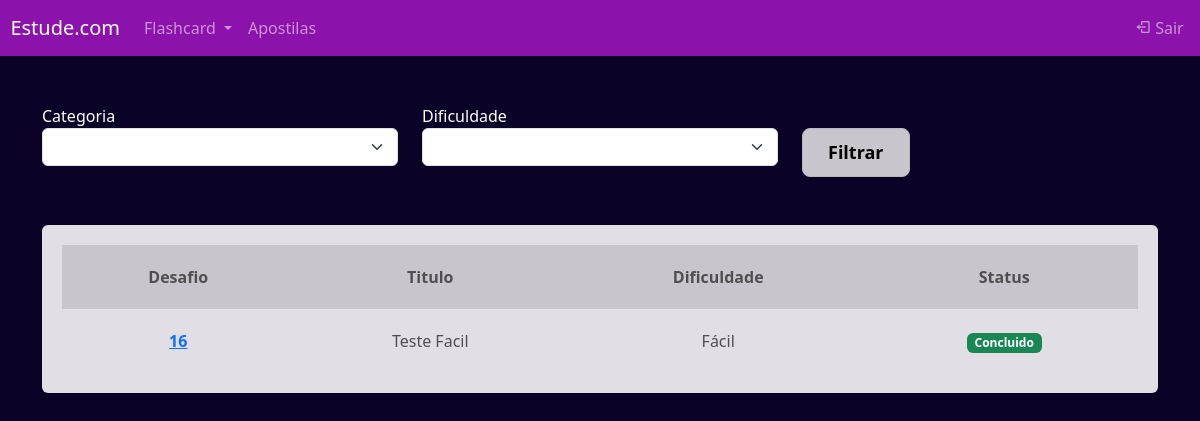
/flashcard/listar_desafio/ (signed in), run on the app's committed database.
### flashcard/models.py (models this page shows, shortened)
class Desafio(models.Model):
    user = models.ForeignKey(User, on_delete=models.DO_NOTHING)
    titulo = models.CharField(max_length=100)
    categoria = models.ManyToManyField(Categoria)
    quantidade_perguntas = models.IntegerField()
    dificuldade = models.CharField(
        max_length=1, choices=Flashcard.DIFICULDADE_CHOICES
    )
    flashcards = models.ManyToManyField(FlashcardDesafio)
    def status(self):
        if self.flashcards.filter(respondido=False).exists():
            return mark_safe('<span class="badge bg-primary">Em aberto</span>')
        else:
            return mark_safe('<span class="badge bg-success">Concluido</span>')

### flashcard/views.py (the view)
# urls.py: path('listar_desafio/', views.listar_desafio, name='listar_desafio'),
def listar_desafio(request):
    desafios = Desafio.objects.filter(user=request.user)
    categorias = Categoria.objects.all()
    dificuldades = Flashcard.DIFICULDADE_CHOICES
    categoria = request.GET.get('categoria')
    dificuldade = request.GET.get('dificuldade')
    if categoria:
        desafios = desafios.filter(categoria__id=categoria)
    if dificuldade:
        desafios = desafios.filter(dificuldade=dificuldade)
    return render(
        request,
        'listar_desafio.html',
        {
            'desafios': desafios,
            'categorias': categorias,
            'dificuldades': dificuldades,
        },
    )

### flashcard/templates/listar_desafio.html (shortened to what this page needs)
{% extends "base.html" %}
{% load static %}
{% block 'cabecalho' %}
    <link href="{% static 'usuarios/css/cadastro.css' %}" rel="stylesheet">
    <link href="{% static 'flashcard/css/novo_flashcard.css' %}" rel="stylesheet">
    <link href="{% static 'flashcard/css/iniciar_desafio.css' %}" rel="stylesheet">
    <link href="{% static 'flashcard/css/desafio.css' %}" rel="stylesheet">
    <link href='https://unpkg.com/boxicons@2.1.4/css/boxicons.min.css' rel='stylesheet'>
{% endblock 'cabecalho' %}
{% block 'conteudo' %}
{% include "partials/header.html" %}
    <div class="container">
        <br>
        <br>
        <div class="row">
            <div class="col-md">
                <form action="{% url 'listar_desafio' %}" method="GET">
                <label style="color: white;" for="">Categoria</label>
                <select name="categoria" class="form-select">
                    <option value=""></option>
                </select>
            </div>
            <div class="col-md">
                <label style="color: white;" for="">Dificuldade</label>
                <select name="dificuldade" class="form-select">
                    <option value=""></option>
                    {% for dificuldade in dificuldades %}
                        <option value="{{dificuldade.0}}">{{dificuldade.1}}</option>
                    {% endfor%}
                </select>
            </div>
            <div class="col-md">
                <br>
                <input type="submit" value="Filtrar" class="btn-cadastro">
            </div>
        </div>
        <br>
        <br>
        <div class="box-listar" style="background-color: #E2DEE6; border-radius: 6px;">
            <table>
                <thead>
                  <tr>
                    <th scope="col">Desafio</th>
                    <th scope="col">Titulo</th>
                    <th scope="col">Dificuldade</th>
                    <th scope="col">Status</th>
                  </tr>
                </thead>
                <tbody>
                    {% for desafio in desafios %}
                        <tr class="linha" style="background-color: #E2DEE6;">
                            <th><a href="{% url 'desafio' desafio.id %}">{{desafio.id}}</a></th>
                            <td>{{desafio.titulo}}</td>
                            <td>{{desafio.get_dificuldade_display}}</td>
                            <td>{{desafio.status}}</td>
                        </tr>
                  {% endfor %}
                </tbody>
              </table>
        </div>
    </div>
{% endblock 'conteudo' %}

### templates/static/geral/css/base.css (style rules this page uses)
:root { --main-color: #C9C5CC; --dark-color: #BA61F4; --secondary-dark-color: rgb(15, 2, 26); --light-color: #00c1f3; --contrast-color: #f4c96b; --differential-color: #58fcd5; }
body { background-color: #0A0327 !important; color: #4F4F51 !important; }

### templates/static/usuarios/css/cadastro.css (style rules this page uses)
* { margin: 0; padding: 0; }
.btn-cadastro { padding: 10px; background-color: #C9C5CC; border: none; border: 1px solid #BBB8BD; border-radius: 8px; font-size: 18px; font-weight: bold; padding-left: 25px; padding-right: 25px; margin-right: 15px; }

### templates/static/flashcard/css/desafio.css (style rules this page uses)
.box-listar { background-color: #0b1526; padding: 20px; }
table { width: 100%; padding: 20px; text-align: center; }
.linha { height: 40px; background-color: #E2DEE; padding: 20px; }
td, th { padding: 20px; }
tr { background-color: var(--main-color); }

### data on the page
Desafio: id "16", titulo "Teste Facil", dificuldade "Fácil", status "Concluido"
